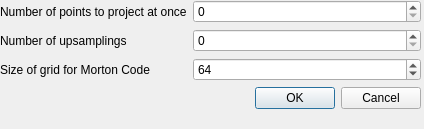
<?xml version="1.0" encoding="UTF-8"?>
<ui version="4.0">
 <class>parameters</class>
 <widget class="QWidget" name="parameters">
  <property name="geometry">
   <rect>
    <x>0</x>
    <y>0</y>
    <width>424</width>
    <height>129</height>
   </rect>
  </property>
  <property name="windowTitle">
   <string>Parameters</string>
  </property>
  <widget class="QWidget" name="formLayoutWidget">
   <property name="geometry">
    <rect>
     <x>0</x>
     <y>0</y>
     <width>421</width>
     <height>271</height>
    </rect>
   </property>
   <layout class="QFormLayout" name="formLayout">
    <item row="0" column="1">
     <widget class="QSpinBox" name="nbOfPtsToProject">
      <property name="maximum">
       <number>10000000</number>
      </property>
      <property name="singleStep">
       <number>1000</number>
      </property>
     </widget>
    </item>
    <item row="3" column="1">
     <widget class="QDialogButtonBox" name="finishButtons">
      <property name="standardButtons">
       <set>QDialogButtonBox::Cancel|QDialogButtonBox::Ok</set>
      </property>
     </widget>
    </item>
    <item row="0" column="0">
     <widget class="QLabel" name="label_2">
      <property name="text">
       <string>Number of points to project at once</string>
      </property>
     </widget>
    </item>
    <item row="1" column="0">
     <widget class="QLabel" name="label_3">
      <property name="text">
       <string>Number of upsamplings</string>
      </property>
     </widget>
    </item>
    <item row="1" column="1">
     <widget class="QSpinBox" name="maxUpsampling">
      <property name="maximum">
       <number>10000000</number>
      </property>
      <property name="singleStep">
       <number>100</number>
      </property>
     </widget>
    </item>
    <item row="2" column="0">
     <widget class="QLabel" name="label">
      <property name="text">
       <string>Size of grid for Morton Code</string>
      </property>
     </widget>
    </item>
    <item row="2" column="1">
     <widget class="QSpinBox" name="sizeOfMortonCodeGrid">
      <property name="maximum">
       <number>100000</number>
      </property>
      <property name="value">
       <number>64</number>
      </property>
     </widget>
    </item>
   </layout>
  </widget>
 </widget>
 <resources/>
 <connections/>
</ui>
